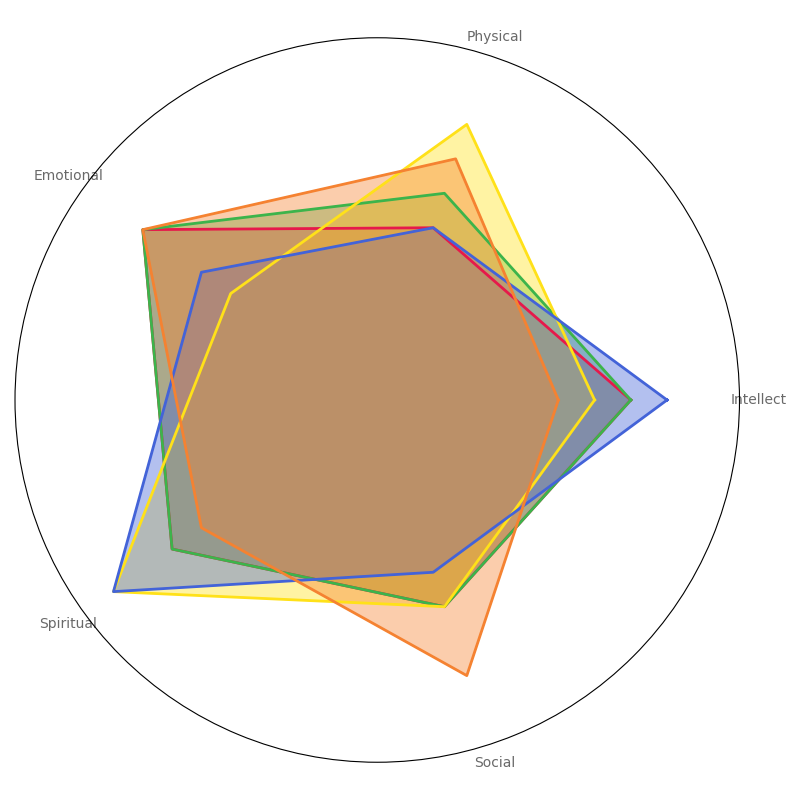

Reproduce this figure in Python.
import numpy as np
import matplotlib.pyplot as plt

categories = ['Intellect', 'Physical', 'Emotional', 'Spiritual', 'Social']

# Manually shuffled scores within each group while maintaining the structure
aries = [7, 5, 8, 7, 6] 
taurus = [7, 6, 8, 7, 6]
gemini = [6, 8, 5, 9, 6]
cancer = [8, 5, 6, 9, 5]
leo = [5, 7, 8, 6, 8]

zodiac_data = np.array([aries, taurus, gemini, cancer, leo])

num_vars = len(categories)
angles = np.linspace(0, 2 * np.pi, num_vars, endpoint=False).tolist()
angles += angles[:1]

def plot_radar(ax, data, colors):
    for idx, d in enumerate(data):
        values = d.tolist()
        values += values[:1]
        ax.plot(angles, values, color=colors[idx], linewidth=2)
        ax.fill(angles, values, color=colors[idx], alpha=0.4)  # Increased alpha for stronger fill

fig, ax = plt.subplots(figsize=(8, 8), subplot_kw=dict(polar=True))

colors = ['#e6194b', '#3cb44b', '#ffe119', '#4363d8', '#f58231']
plot_radar(ax, zodiac_data, colors)

plt.xticks(angles[:-1], categories, color='dimgray', size=10)

ax.set_yticklabels([])  # Removing value labels on y-axis for cleaner fill area focus
ax.set_ylim(0, 10)
plt.grid(False)  # Remove grids for improved fill area emphasis

plt.tight_layout()
plt.show()
